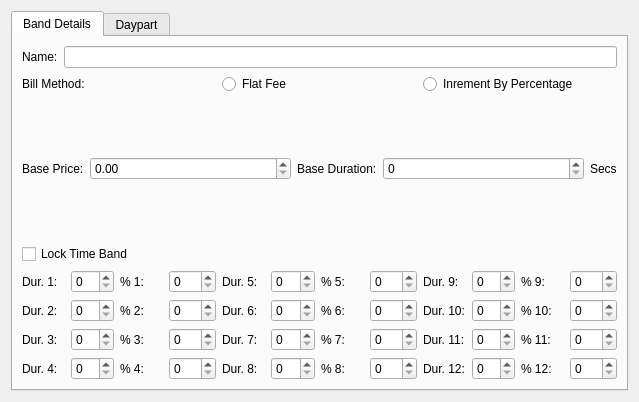
<?xml version="1.0" encoding="UTF-8"?>
<ui version="4.0">
 <class>TimeBandForm</class>
 <widget class="QWidget" name="TimeBandForm">
  <property name="geometry">
   <rect>
    <x>0</x>
    <y>0</y>
    <width>639</width>
    <height>402</height>
   </rect>
  </property>
  <property name="windowTitle">
   <string>Form</string>
  </property>
  <layout class="QVBoxLayout" name="verticalLayout_2">
   <item>
    <widget class="QTabWidget" name="tabWidget">
     <property name="currentIndex">
      <number>0</number>
     </property>
     <widget class="QWidget" name="tab">
      <attribute name="title">
       <string>Band Details</string>
      </attribute>
      <layout class="QVBoxLayout" name="verticalLayout_3">
       <item>
        <layout class="QVBoxLayout" name="verticalLayout">
         <item>
          <layout class="QHBoxLayout" name="horizontalLayout">
           <item>
            <widget class="QLabel" name="label">
             <property name="text">
              <string>Name:</string>
             </property>
            </widget>
           </item>
           <item>
            <widget class="QLineEdit" name="edtName"/>
           </item>
          </layout>
         </item>
         <item>
          <layout class="QHBoxLayout" name="horizontalLayout_2">
           <item>
            <widget class="QLabel" name="label_2">
             <property name="text">
              <string>Bill Method:</string>
             </property>
            </widget>
           </item>
           <item>
            <widget class="QRadioButton" name="rbFlatFee">
             <property name="text">
              <string>Flat Fee</string>
             </property>
            </widget>
           </item>
           <item>
            <widget class="QRadioButton" name="rbIncPercent">
             <property name="text">
              <string>Inrement By Percentage</string>
             </property>
            </widget>
           </item>
          </layout>
         </item>
         <item>
          <layout class="QHBoxLayout" name="horizontalLayout_3" stretch="0,1,0,1,0">
           <item>
            <widget class="QLabel" name="label_3">
             <property name="text">
              <string>Base Price:</string>
             </property>
            </widget>
           </item>
           <item>
            <widget class="QDoubleSpinBox" name="edtBasePrice">
             <property name="maximum">
              <double>999999.000000000000000</double>
             </property>
            </widget>
           </item>
           <item>
            <widget class="QLabel" name="label_4">
             <property name="text">
              <string>Base Duration:</string>
             </property>
            </widget>
           </item>
           <item>
            <widget class="QSpinBox" name="edtBaseDuration">
             <property name="maximum">
              <number>60</number>
             </property>
            </widget>
           </item>
           <item>
            <widget class="QLabel" name="label_29">
             <property name="text">
              <string>Secs</string>
             </property>
            </widget>
           </item>
          </layout>
         </item>
        </layout>
       </item>
       <item>
        <layout class="QHBoxLayout" name="horizontalLayout_5">
         <item>
          <widget class="QCheckBox" name="cbLock">
           <property name="text">
            <string>Lock Time Band</string>
           </property>
          </widget>
         </item>
         <item>
          <spacer name="horizontalSpacer">
           <property name="orientation">
            <enum>Qt::Horizontal</enum>
           </property>
           <property name="sizeHint" stdset="0">
            <size>
             <width>40</width>
             <height>20</height>
            </size>
           </property>
          </spacer>
         </item>
        </layout>
       </item>
       <item>
        <layout class="QHBoxLayout" name="horizontalLayout_4">
         <item>
          <layout class="QGridLayout" name="gridLayout">
           <item row="0" column="0">
            <widget class="QLabel" name="label_5">
             <property name="text">
              <string>Dur. 1:</string>
             </property>
            </widget>
           </item>
           <item row="0" column="1">
            <widget class="QSpinBox" name="sbD1">
             <property name="maximum">
              <number>60</number>
             </property>
            </widget>
           </item>
           <item row="0" column="2">
            <widget class="QLabel" name="label_6">
             <property name="text">
              <string>% 1:</string>
             </property>
            </widget>
           </item>
           <item row="0" column="3">
            <widget class="QSpinBox" name="sbP1">
             <property name="maximum">
              <number>100</number>
             </property>
            </widget>
           </item>
           <item row="1" column="0">
            <widget class="QLabel" name="label_7">
             <property name="text">
              <string>Dur. 2:</string>
             </property>
            </widget>
           </item>
           <item row="1" column="1">
            <widget class="QSpinBox" name="sbD2">
             <property name="maximum">
              <number>60</number>
             </property>
            </widget>
           </item>
           <item row="1" column="2">
            <widget class="QLabel" name="label_8">
             <property name="text">
              <string>% 2:</string>
             </property>
            </widget>
           </item>
           <item row="1" column="3">
            <widget class="QSpinBox" name="sbP2">
             <property name="maximum">
              <number>100</number>
             </property>
            </widget>
           </item>
           <item row="2" column="0">
            <widget class="QLabel" name="label_9">
             <property name="text">
              <string>Dur. 3:</string>
             </property>
            </widget>
           </item>
           <item row="2" column="1">
            <widget class="QSpinBox" name="sbD3">
             <property name="maximum">
              <number>60</number>
             </property>
            </widget>
           </item>
           <item row="2" column="2">
            <widget class="QLabel" name="label_10">
             <property name="text">
              <string>% 3:</string>
             </property>
            </widget>
           </item>
           <item row="2" column="3">
            <widget class="QSpinBox" name="sbP3">
             <property name="maximum">
              <number>100</number>
             </property>
            </widget>
           </item>
           <item row="3" column="0">
            <widget class="QLabel" name="label_11">
             <property name="text">
              <string>Dur. 4:</string>
             </property>
            </widget>
           </item>
           <item row="3" column="1">
            <widget class="QSpinBox" name="sbD4">
             <property name="maximum">
              <number>60</number>
             </property>
            </widget>
           </item>
           <item row="3" column="2">
            <widget class="QLabel" name="label_12">
             <property name="text">
              <string>% 4:</string>
             </property>
            </widget>
           </item>
           <item row="3" column="3">
            <widget class="QSpinBox" name="sbP4">
             <property name="maximum">
              <number>100</number>
             </property>
            </widget>
           </item>
          </layout>
         </item>
         <item>
          <layout class="QGridLayout" name="gridLayout_3">
           <item row="0" column="0">
            <widget class="QLabel" name="label_16">
             <property name="text">
              <string>Dur. 5:</string>
             </property>
            </widget>
           </item>
           <item row="0" column="1">
            <widget class="QSpinBox" name="sbD5">
             <property name="maximum">
              <number>60</number>
             </property>
            </widget>
           </item>
           <item row="0" column="2">
            <widget class="QLabel" name="label_17">
             <property name="text">
              <string>% 5:</string>
             </property>
            </widget>
           </item>
           <item row="0" column="3">
            <widget class="QSpinBox" name="sbP5">
             <property name="maximum">
              <number>100</number>
             </property>
            </widget>
           </item>
           <item row="1" column="0">
            <widget class="QLabel" name="label_18">
             <property name="text">
              <string>Dur. 6:</string>
             </property>
            </widget>
           </item>
           <item row="1" column="1">
            <widget class="QSpinBox" name="sbD6">
             <property name="maximum">
              <number>60</number>
             </property>
            </widget>
           </item>
           <item row="1" column="2">
            <widget class="QLabel" name="label_15">
             <property name="text">
              <string>% 6:</string>
             </property>
            </widget>
           </item>
           <item row="1" column="3">
            <widget class="QSpinBox" name="sbP6">
             <property name="maximum">
              <number>100</number>
             </property>
            </widget>
           </item>
           <item row="2" column="0">
            <widget class="QLabel" name="label_19">
             <property name="text">
              <string>Dur. 7:</string>
             </property>
            </widget>
           </item>
           <item row="2" column="1">
            <widget class="QSpinBox" name="sbD7">
             <property name="maximum">
              <number>60</number>
             </property>
            </widget>
           </item>
           <item row="2" column="2">
            <widget class="QLabel" name="label_20">
             <property name="text">
              <string>% 7:</string>
             </property>
            </widget>
           </item>
           <item row="2" column="3">
            <widget class="QSpinBox" name="sbP7">
             <property name="maximum">
              <number>100</number>
             </property>
            </widget>
           </item>
           <item row="3" column="0">
            <widget class="QLabel" name="label_14">
             <property name="text">
              <string>Dur. 8:</string>
             </property>
            </widget>
           </item>
           <item row="3" column="1">
            <widget class="QSpinBox" name="sbD8">
             <property name="maximum">
              <number>60</number>
             </property>
            </widget>
           </item>
           <item row="3" column="2">
            <widget class="QLabel" name="label_13">
             <property name="text">
              <string>% 8:</string>
             </property>
            </widget>
           </item>
           <item row="3" column="3">
            <widget class="QSpinBox" name="sbP8">
             <property name="maximum">
              <number>100</number>
             </property>
            </widget>
           </item>
          </layout>
         </item>
         <item>
          <layout class="QGridLayout" name="gridLayout_2">
           <item row="0" column="0">
            <widget class="QLabel" name="label_24">
             <property name="text">
              <string>Dur. 9:</string>
             </property>
            </widget>
           </item>
           <item row="0" column="1">
            <widget class="QSpinBox" name="sbD9">
             <property name="maximum">
              <number>60</number>
             </property>
            </widget>
           </item>
           <item row="0" column="2">
            <widget class="QLabel" name="label_25">
             <property name="text">
              <string>% 9:</string>
             </property>
            </widget>
           </item>
           <item row="0" column="3">
            <widget class="QSpinBox" name="sbP9">
             <property name="maximum">
              <number>100</number>
             </property>
            </widget>
           </item>
           <item row="1" column="0">
            <widget class="QLabel" name="label_26">
             <property name="text">
              <string>Dur. 10:</string>
             </property>
            </widget>
           </item>
           <item row="1" column="1">
            <widget class="QSpinBox" name="sbD10">
             <property name="maximum">
              <number>60</number>
             </property>
            </widget>
           </item>
           <item row="1" column="2">
            <widget class="QLabel" name="label_23">
             <property name="text">
              <string>% 10:</string>
             </property>
            </widget>
           </item>
           <item row="1" column="3">
            <widget class="QSpinBox" name="sbP10">
             <property name="maximum">
              <number>100</number>
             </property>
            </widget>
           </item>
           <item row="2" column="0">
            <widget class="QLabel" name="label_27">
             <property name="text">
              <string>Dur. 11:</string>
             </property>
            </widget>
           </item>
           <item row="2" column="1">
            <widget class="QSpinBox" name="sbD11">
             <property name="maximum">
              <number>60</number>
             </property>
            </widget>
           </item>
           <item row="2" column="2">
            <widget class="QLabel" name="label_28">
             <property name="text">
              <string>% 11:</string>
             </property>
            </widget>
           </item>
           <item row="2" column="3">
            <widget class="QSpinBox" name="sbP11">
             <property name="maximum">
              <number>100</number>
             </property>
            </widget>
           </item>
           <item row="3" column="0">
            <widget class="QLabel" name="label_22">
             <property name="text">
              <string>Dur. 12:</string>
             </property>
            </widget>
           </item>
           <item row="3" column="1">
            <widget class="QSpinBox" name="sbD12">
             <property name="maximum">
              <number>60</number>
             </property>
            </widget>
           </item>
           <item row="3" column="2">
            <widget class="QLabel" name="label_21">
             <property name="text">
              <string>% 12:</string>
             </property>
            </widget>
           </item>
           <item row="3" column="3">
            <widget class="QSpinBox" name="sbP12">
             <property name="maximum">
              <number>100</number>
             </property>
            </widget>
           </item>
          </layout>
         </item>
        </layout>
       </item>
      </layout>
     </widget>
     <widget class="QWidget" name="tab_2">
      <attribute name="title">
       <string>Daypart</string>
      </attribute>
      <layout class="QVBoxLayout" name="verticalLayout_4">
       <item>
        <layout class="QVBoxLayout" name="vlDaypart"/>
       </item>
      </layout>
     </widget>
    </widget>
   </item>
  </layout>
 </widget>
 <resources/>
 <connections/>
</ui>
